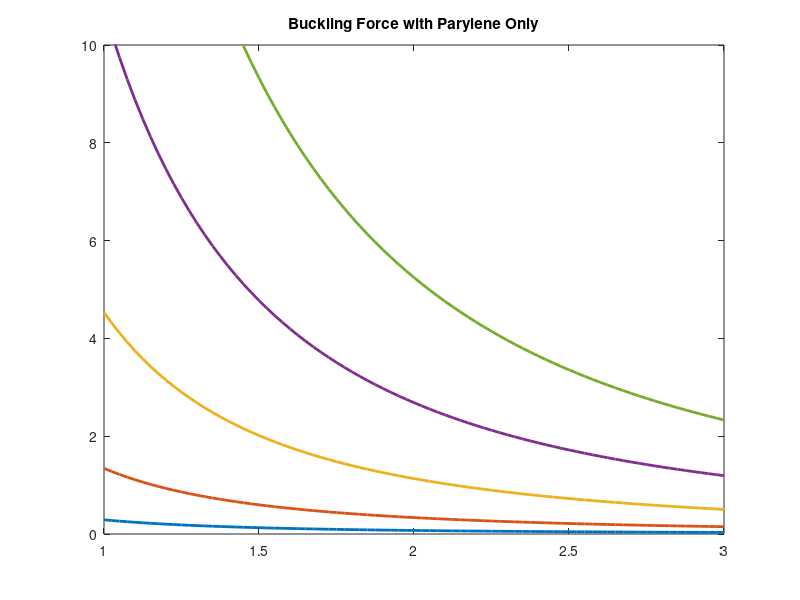

This chart was generated by the following MATLAB code: (Note: this script raises an error after producing the figure.)
% Buckling Force Model

t = [6*10^-6,10*10^-6:5*10^-6:25*10^-6]; %Thickness of the shank 16 microns

figure
for i = 1:length(t)
    w = 250*10^-6; %Width of the shank 170 microns
    L = 1*10^-3:0.000025:3*10^-3; % Length in millimeter
    E = 3.2*10^9; %Young's modulus of the shank
    
    top  = pi*pi*E*w*t(i)^3;
    
    bottom = 5.88.*L.^2;
    
    ForceB = top./bottom;
    plot(L*1000,ForceB*1000,'LineWidth',2);hold on
end
title('Buckling Force with Parylene Only')
ylim([0 10]);
yline(1,'r--','Critical Point');
legend('6um','10um','15um','20um','25um')
xlabel('Shank Length (mm)')
ylabel('Force mN')
%% Current Design with just parylene
figure
t = [6*10^-6]; %Thickness of the shank 16 microns
w = 250*10^-6; %Width of the shank 170 microns
L = 1*10^-3:0.000025:3*10^-3; % Length in millimeter
E = 3.2*10^9; %Young's modulus of the shank
top  = pi*pi*E*w*t^3;

bottom = 5.88.*L.^2;

ForceB = top./bottom;
plot(L*1000,ForceB.*1000,'LineWidth',2);hold on
title('Buckling Force with Parylene Only')
xlabel('Shank Length (mm)')
ylabel('Force mN')
ylim([0 1.1]);
yline(1,'r--','Critical Point');
legend('6um')
box off
%%
t = [6*10^-6]; %Thickness of the shank 16 microns
t1 = [5*10^-6:5*10^-6:40*10^-6];
figure
for i = 1:length(t1)
    w = 250*10^-6; %Width of the shank 170 microns
    L = 1*10^-3:0.000025:3*10^-3; % Length in millimeter
    E = 3.2*10^9; %Young's modulus of the shank
    E1 = 4.1*10^9; %Young's Modulus of SU8 
    top  = pi*pi*E*w*t^3;
    top1 = pi*pi*E*w*t1(i)^3;
    bottom = 5.88.*L.^2;
    
    ForceB = top./bottom;
    ForceB1 = top1./bottom;
    total = ForceB+ForceB1;
    hold on
    plot(L*1000,total*1000,'LineWidth',2); hold on;
end
plot(L*1000,ForceB*1000,'LineWidth',2);
title('Buckling Force with Base Parylene and SU8')
ylim([0 30]);
yline(1,'r--','Critical Point');
yline(15,'b--','Dura Penetration');
legend('5um','10um','15um','20um')
xlabel('Shank Length (mm)')
ylabel('Force mN')
